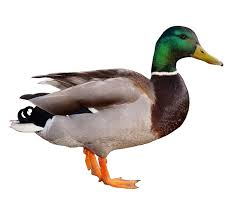
#> input picture TEST IMAGE.jpeg, 247 x 204 px
$ python test.py
#> lines starting #> are read from the running program, lines starting #| are printed output that depends on the picture; after the words box and inside, x2 and y2 are one past the last pixel; in counts of white or black regions, pixels touching at a corner belong together
#> in draw_bounding_box, image is the input picture: shape (204, 247, 3); mean B, G, R 210.7, 213.8, 218.3
import cv2
import numpy as np
import os

def find_bounding_box(image_path):
    """
    Finds the bounding box around the non-white areas of the image.
    """
#> called with image_path = 'TEST IMAGE.jpeg'
    # Check if file exists
    if not os.path.exists(image_path):
        print(f"Error: File not found at {image_path}")
        return None

    # Load the image (try different methods to ensure success)
    image = cv2.imread(image_path, cv2.IMREAD_UNCHANGED)

    if image is None:
        print(f"Error: Unable to load image from {image_path}")
        return None

    # Convert to grayscale
    gray = cv2.cvtColor(image, cv2.COLOR_BGR2GRAY)
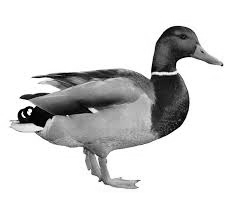
#> gray: shape (204, 247); min 0, max 255, mean 214.8

    # Threshold to detect non-white regions (adjust threshold if needed)
    _, thresh = cv2.threshold(gray, 240, 255, cv2.THRESH_BINARY_INV)
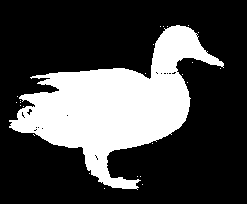
#> thresh: shape (204, 247); 28.1% white; 25 white regions (24 under 20 px)

    # Find contours
    contours, _ = cv2.findContours(thresh, cv2.RETR_EXTERNAL, cv2.CHAIN_APPROX_SIMPLE)
#> contours = 25 contours, 24 with area under 20; largest, box (x1, y1, x2, y2) and area: (9, 25, 224, 190) 13749

    if not contours:
        print("No non-white regions found.")
        return None

    # Get bounding box around the largest contour (or all)
    x, y, w, h = cv2.boundingRect(np.vstack(contours))
#> x = 9; y = 25; w = 215; h = 165

    return x, y, w, h

def draw_bounding_box(image_path, output_path):
    """
    Draws a bounding box around non-white regions of an image and saves the output.
    """
    # Load the image
    image = cv2.imread(image_path)

    if image is None:
        print(f"Error: Unable to open image from {image_path}")
        return

    # Find bounding box
    bounding_box = find_bounding_box(image_path)
#> bounding_box = (9, 25, 215, 165)

    if bounding_box:
        x, y, w, h = bounding_box
#> x = 9; y = 25; w = 215; h = 165
        cv2.rectangle(image, (x, y), (x + w, y + h), (0, 255, 0), 2)  # Green rectangle
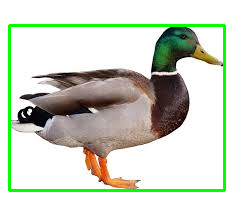
#> image: shape (204, 247, 3); mean B, G, R 199.3, 213.9, 206.9

        # Save output image
        cv2.imwrite(output_path, image)
        print(f"Output image saved to: {output_path}")

        # Display image and wait for keypress
        cv2.imshow("Bounding Box", image)

        # Wait for user to press 'q' or 'Esc' to close
        while True:
            key = cv2.waitKey(1) & 0xFF
#> (key q is pressed here)
            if key == ord('q') or key == 27:  # 27 is the ASCII code for the 'Esc' key
                break

        # Destroy all OpenCV windows
        cv2.destroyAllWindows()
    else:
        print("No bounding box detected.")

if __name__ == "__main__":
    # Set input and output file paths
    input_image = "TEST IMAGE.jpeg"  # Change this to your actual image path
    output_image = "output.png"

    # Ensure input path is absolute
    input_image = os.path.abspath(input_image)
    output_image = os.path.abspath(output_image)

    # Debugging: Print file paths
    print(f"Input Image Path: {input_image}")
    print(f"Output Image Path: {output_image}")

    # Draw the bounding box
    draw_bounding_box(input_image, output_image)

$ run again, with TEST4.jpg copied over TEST IMAGE.jpeg
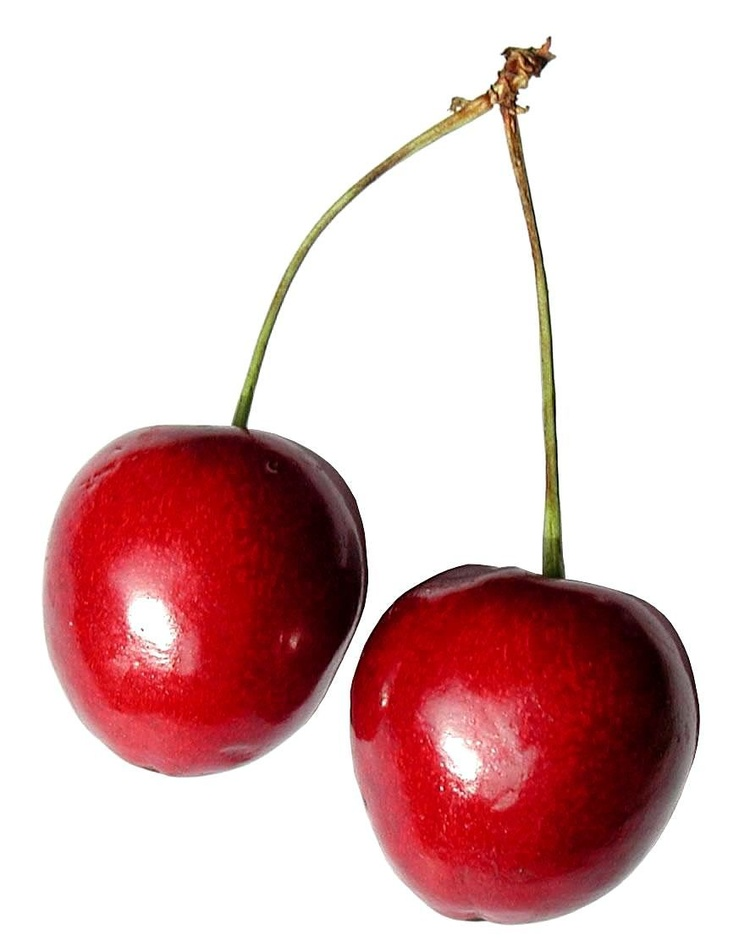
#> input picture TEST4.jpg, 750 x 941 px, shrunk from 886 x 1112 before the run
#> in draw_bounding_box, image is the input picture: shape (941, 750, 3); mean B, G, R 193.8, 193.3, 225
#> in find_bounding_box, `gray = cv2.cvtColor(image, cv2.COLOR_BGR2GRAY)`:
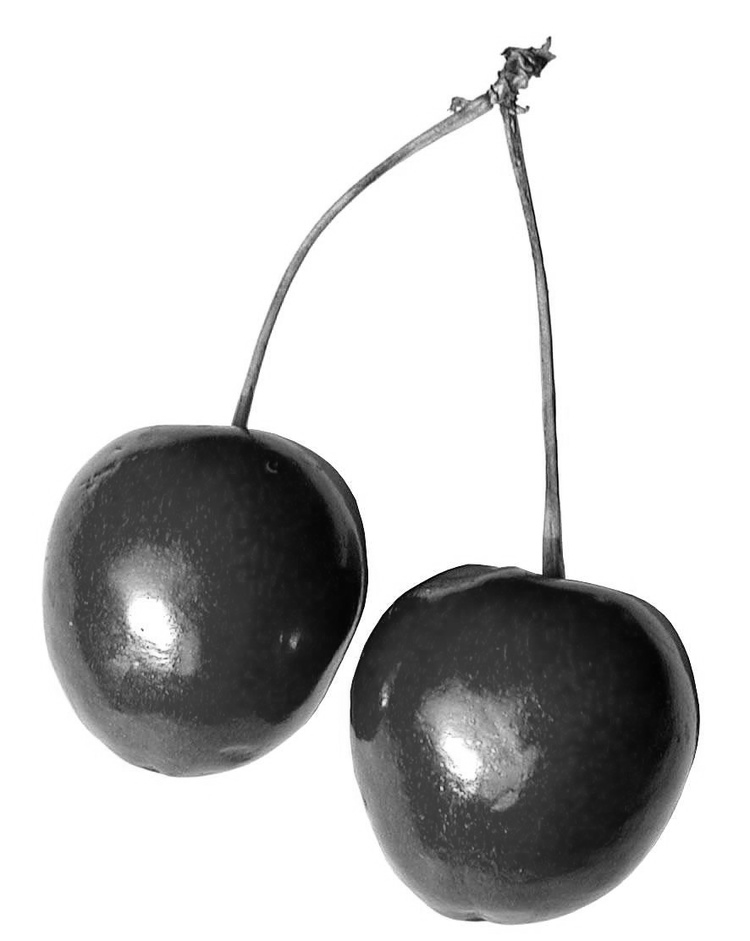
#> gray: shape (941, 750); min 1, max 255, mean 202.8
#> in find_bounding_box, `_, thresh = cv2.threshold(gray, 240, 255, cv2.THRESH_BINARY_INV)`:
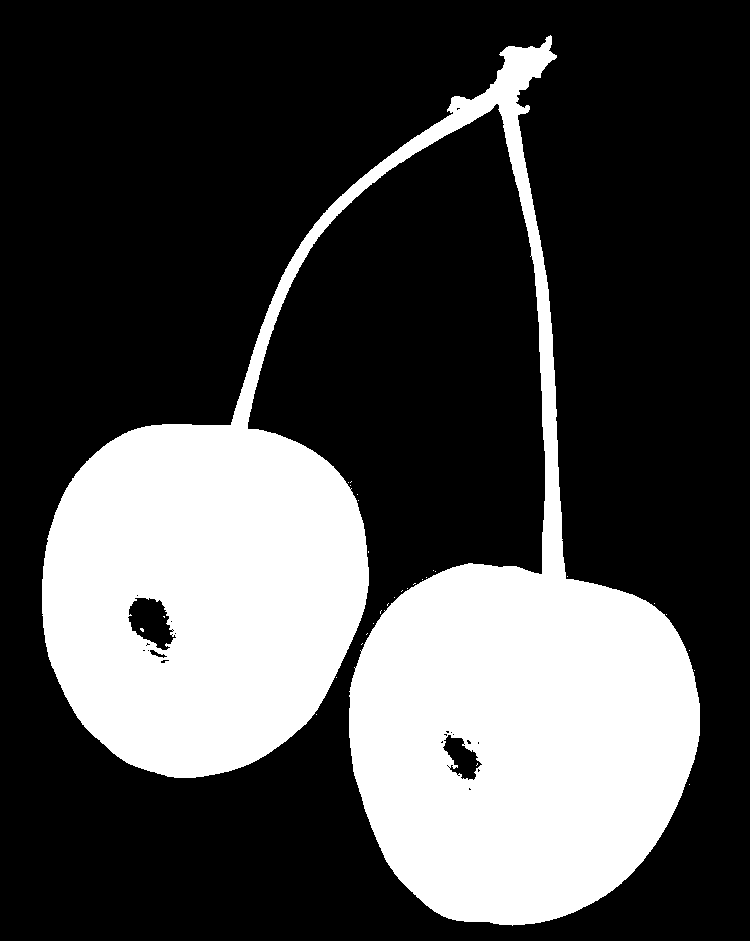
#> thresh: shape (941, 750); 29.3% white; 31 white regions (30 under 20 px)
#> contours = 28 contours, 27 with area under 20; largest, box (x1, y1, x2, y2) and area: (42, 35, 700, 926) 207049
#> in find_bounding_box, `x, y, w, h = cv2.boundingRect(np.vstack(contours))`: x = 42; y = 35; w = 658; h = 891
#> bounding_box = (42, 35, 658, 891)
#> in draw_bounding_box, `x, y, w, h = bounding_box`: x = 42; y = 35; w = 658; h = 891
